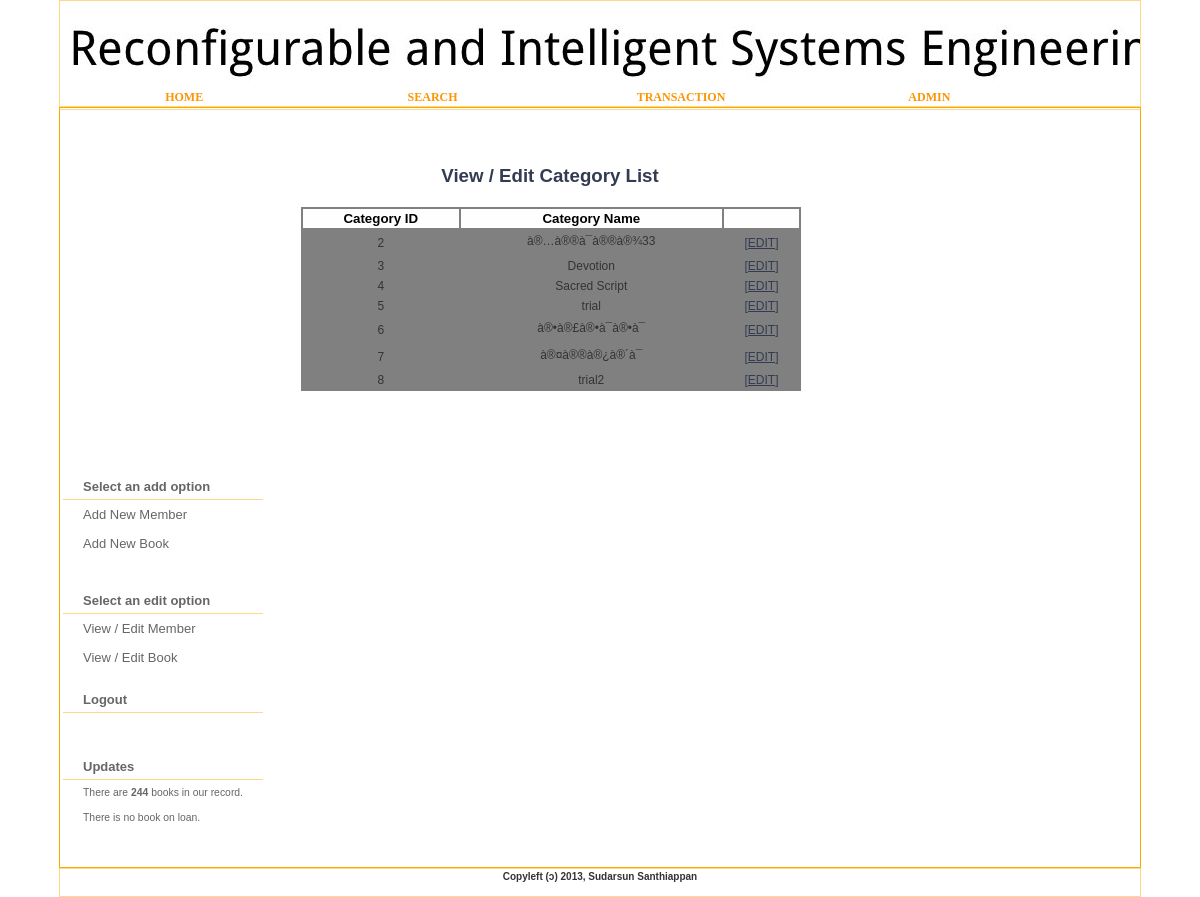
The page /library/catlist.php on the database its author committed.
### tables this page shows
CREATE TABLE `category` (
  `cat_id` int(11) NOT NULL AUTO_INCREMENT,
  `cat_name` varchar(50) NOT NULL,
  PRIMARY KEY (`cat_id`),
  UNIQUE KEY `cat_name` (`cat_name`)
);

### library/catlist.php (the view, shortened to what this page needs)
<?php
include $_SERVER['DOCUMENT_ROOT'] .'/library/includes/dbconnect.php';
$query = "SELECT * FROM category ";
$result = mysql_query($query,$link)
or die(mysql_error());
$num_supp_name = mysql_num_rows($result);?>
<html>
    <head>
        <link href="/library/css/default.css" rel="stylesheet" type="text/css" />
    </head>
    <body>
        <div id="wrapper">
<?php include_once $_SERVER['DOCUMENT_ROOT'] .'/library/includes/header.php'; ?>
                <div id="page">
                <div id="content">
                    <div id="welcome">
 <h2 class="head2" ><a class="head">View / Edit Category List</a></h2>
 <table class="aatable" style="width:500px; position:relative;left:-30px;">
<tr>
<th >Category ID</th>
<th>Category Name</th><th></th>
</tr>
<?php
while ($row = mysql_fetch_array($result)) {
$cat_id = $row['cat_id'];
$cat_name = $row['cat_name'];
echo "<tr>";
echo "<td>".$cat_id."</td>";
echo "<td >".$cat_name."</td>";
?>
<td><a href="cat_update.php?action=edit&id=<?php echo $row['cat_name']; ?>">[EDIT]</a> </td>
<?php
echo "</tr>";
}
?>
 </table>
                    </div>
                </div>
                <div id="sidebar">
                    <ul>
                        <?php include $_SERVER['DOCUMENT_ROOT'] .'/library/includes/nav_library.php';?>
                            <?php include $_SERVER['DOCUMENT_ROOT'] .'/library/includes/updates.php';?>
                    </ul>
                </div>
                <div style="clear: both; height: 1px"></div>
            </div>
 <?php include $_SERVER['DOCUMENT_ROOT'] .'/library/includes/footer.php';?>
        </div>
    </body>
</html>

### includes/header.php
<!DOCTYPE HTML PUBLIC "-//W3C//DTD HTML 4.01 Transitional//EN">
<div id="header">
    <div id="logo">
    </div>
    <div id="menu">
        <ul>
            <li><a href="/library/index.php">Home</a></li>
	    <li><a href="/library/library/book_search.php">Search</a></li>
	    <li><a href="/library/library/transaction.php">Transaction</a></li>
	    <li><a href="/library/library/admin.php">Admin</a></li>
        </ul>
    </div>
</div>

### includes/nav_library.php
<li id="submenu">
    <h2>Select an add option</h2>
    <ul>
        <li><a href="/library/library/member_record.php">Add New Member</a></li>
        <li><a href="/library/library/book_record.php">Add New Book</a></li>
    </ul><br><br>
  <h2>Select an edit option</h2>
    <ul>
        <li><a href="/library/library/memberlist.php">View / Edit Member</a></li>
        <li><a href="/library/library/booklist.php">View / Edit Book</a></li>
    </ul>
    <br/>
   <h2><a href='/library/library/logout.php'>Logout</a></h2>
</li>

### includes/updates.php
<?php
include $_SERVER['DOCUMENT_ROOT'] .'/library/includes/dbconnect.php';
$query = "SELECT * FROM book";
$result = mysql_query($query,$link)
or die(mysql_error());
$num_supp_name = mysql_num_rows($result);
?>
<li id="news">
    <h2>Updates</h2>
    <ul>
        <li>
            <p><a href="/library/library/booklist.php"><?php echo "There are <b> $num_supp_name </b> books in
            our record."; ?></a></p>
        </li>
 <li>
            <?php
$query = "SELECT
    * from loan where loan_status='On Loan'";
$result = mysql_query($query,$link)
or die(mysql_error());
$num_book_due = mysql_num_rows($result);
            if ($num_book_due==0){
                $message="There is no book on loan.";
             }
            elseif($num_book_due==1){
                $message="There is <b>$num_book_due </B>book on loan";
            }
            else{
                $message="There are <b>$num_book_due </b>books on loan";
            }
            ?>
            <p><a  href="/library/library/book_onloan.php?type=onloan"><?PHP echo "$message"?></a></p>
        </li>

### includes/footer.php
<div id="footer">
<p id="links">Copyleft (ɔ) 2013, Sudarsun Santhiappan</p>
<center><a href="http://www.cse.iitm.ac.in">www.cse.iitm.ac.in</a  ></center>
</div>

### css/default.css (style rules this page uses)
* { margin: 0px; padding: 0px; }
body { font-size: 13px; color: #333336; font-family: Arial, Helvetica, sans-serif; }
h1, h2, h3 { color: #AA2808; }
p, blockquote, ul, ol { margin-bottom: 20px; line-height: 1.6em; }
a { text-decoration: underline; color: #323B51; }
a.head { text-decoration: none; font-size: 14pt; font-family: arial; }
#header { width: 90%; height: 105px; margin: 0 auto; background: url(images/header.jpg) no-repeat left bottom; border:1px solid #fcda8a; }
#logo { float:right; top:190px; padding: 40px 0 0 15px; }
#menu { position:relative;top:-2px; height:109px; border-bottom-width: 1px; border-bottom-style: solid; border-top-width: 1px; border-top-style: solid; border-top-color: #fcda8a; border-bottom-color: #fcda8a; }
#menu ul { margin: 0; padding: 65px 0 0 0; list-style: none; line-height: normal; }
#menu li { display: inline; margin:0 auto; color: black; }
#menu a { display: block; float:left; width: 23%; height: 15px; position:relative;top:25px; text-align: center; text-transform: uppercase;text-decoration:none; font-size: 12px; color: #fc9503; padding:0px 0 0 0; font-weight: bold; font-family: 'Franklin Gothic Medium'; }
#page { width: 90%; margin:0 auto;min-height:520px; border:1px solid orange; background-color:white; }
#content { position:relative;top:22px; width: 90%; padding: 35px 10px 50px 35px; text-align:justify; font-family: Verdana; }
#content h1, #content h2, #content h3 { margin-bottom: 20px; color: gray; }
#content h2 { font-size: 107%; }
#sidebar { position:relative; top:15px;left:3px; float: left; padding: 20px 0px 30px 0px; color: #666666; }
#sidebar ul { margin: 0; padding: 0; list-style: none; line-height: normal;color: #666666; }
#sidebar li { margin-bottom: 1px; padding: 20px 0;color: #666666; }
#sidebar li li { margin: 0; padding: 7px 20px; border: none;color: #fcda8a; }
#sidebar h2 { padding: 5px 20px; border-bottom: 1px solid #fcda8a; font-size: 100%; color: #666666; }
#sidebar p { margin: 0; line-height: normal; color: #666666; }
#sidebar a { border: none; text-decoration: none; color: #666666; }
#news a { font-size: 80%; }
#footer { width: 90%; margin:0 auto; border:1px solid #fcda8a; font-size: 10px; }
#footer p { margin: 0; text-align: center; font-size: 100%; font-weight: bold; }
#footer a { text-decoration: none; color: #FFFFFF; }
TABLE.aatable { margin:0 auto; font-size:10pt; width:95%; position:relative;left:-31px; font-family: arial; background-color: gray; }
TH { font-size:10pt; color:black; text-align:center;padding:2px; background-color: #fefefe; }
TD { font-size:9pt; text-align:center;padding:2px; }
h2.head2 { width:794px;margin:0 auto; position:relative;left:-31px; text-align:center; font-size: 24pt; }

### rows shown on the page
category: cat_id "2", cat_name "à®…à®®à¯à®®à®¾33"
category: cat_id "3", cat_name "Devotion"
category: cat_id "4", cat_name "Sacred Script"
category: cat_id "5", cat_name "trial"
category: cat_id "6", cat_name "à®•à®£à®•à¯à®•à¯"
category: cat_id "7", cat_name "à®¤à®®à®¿à®´à¯"
category: cat_id "8", cat_name "trial2"

### other values the page prints
$num_supp_name "244"
$message "There is no book on loan."
